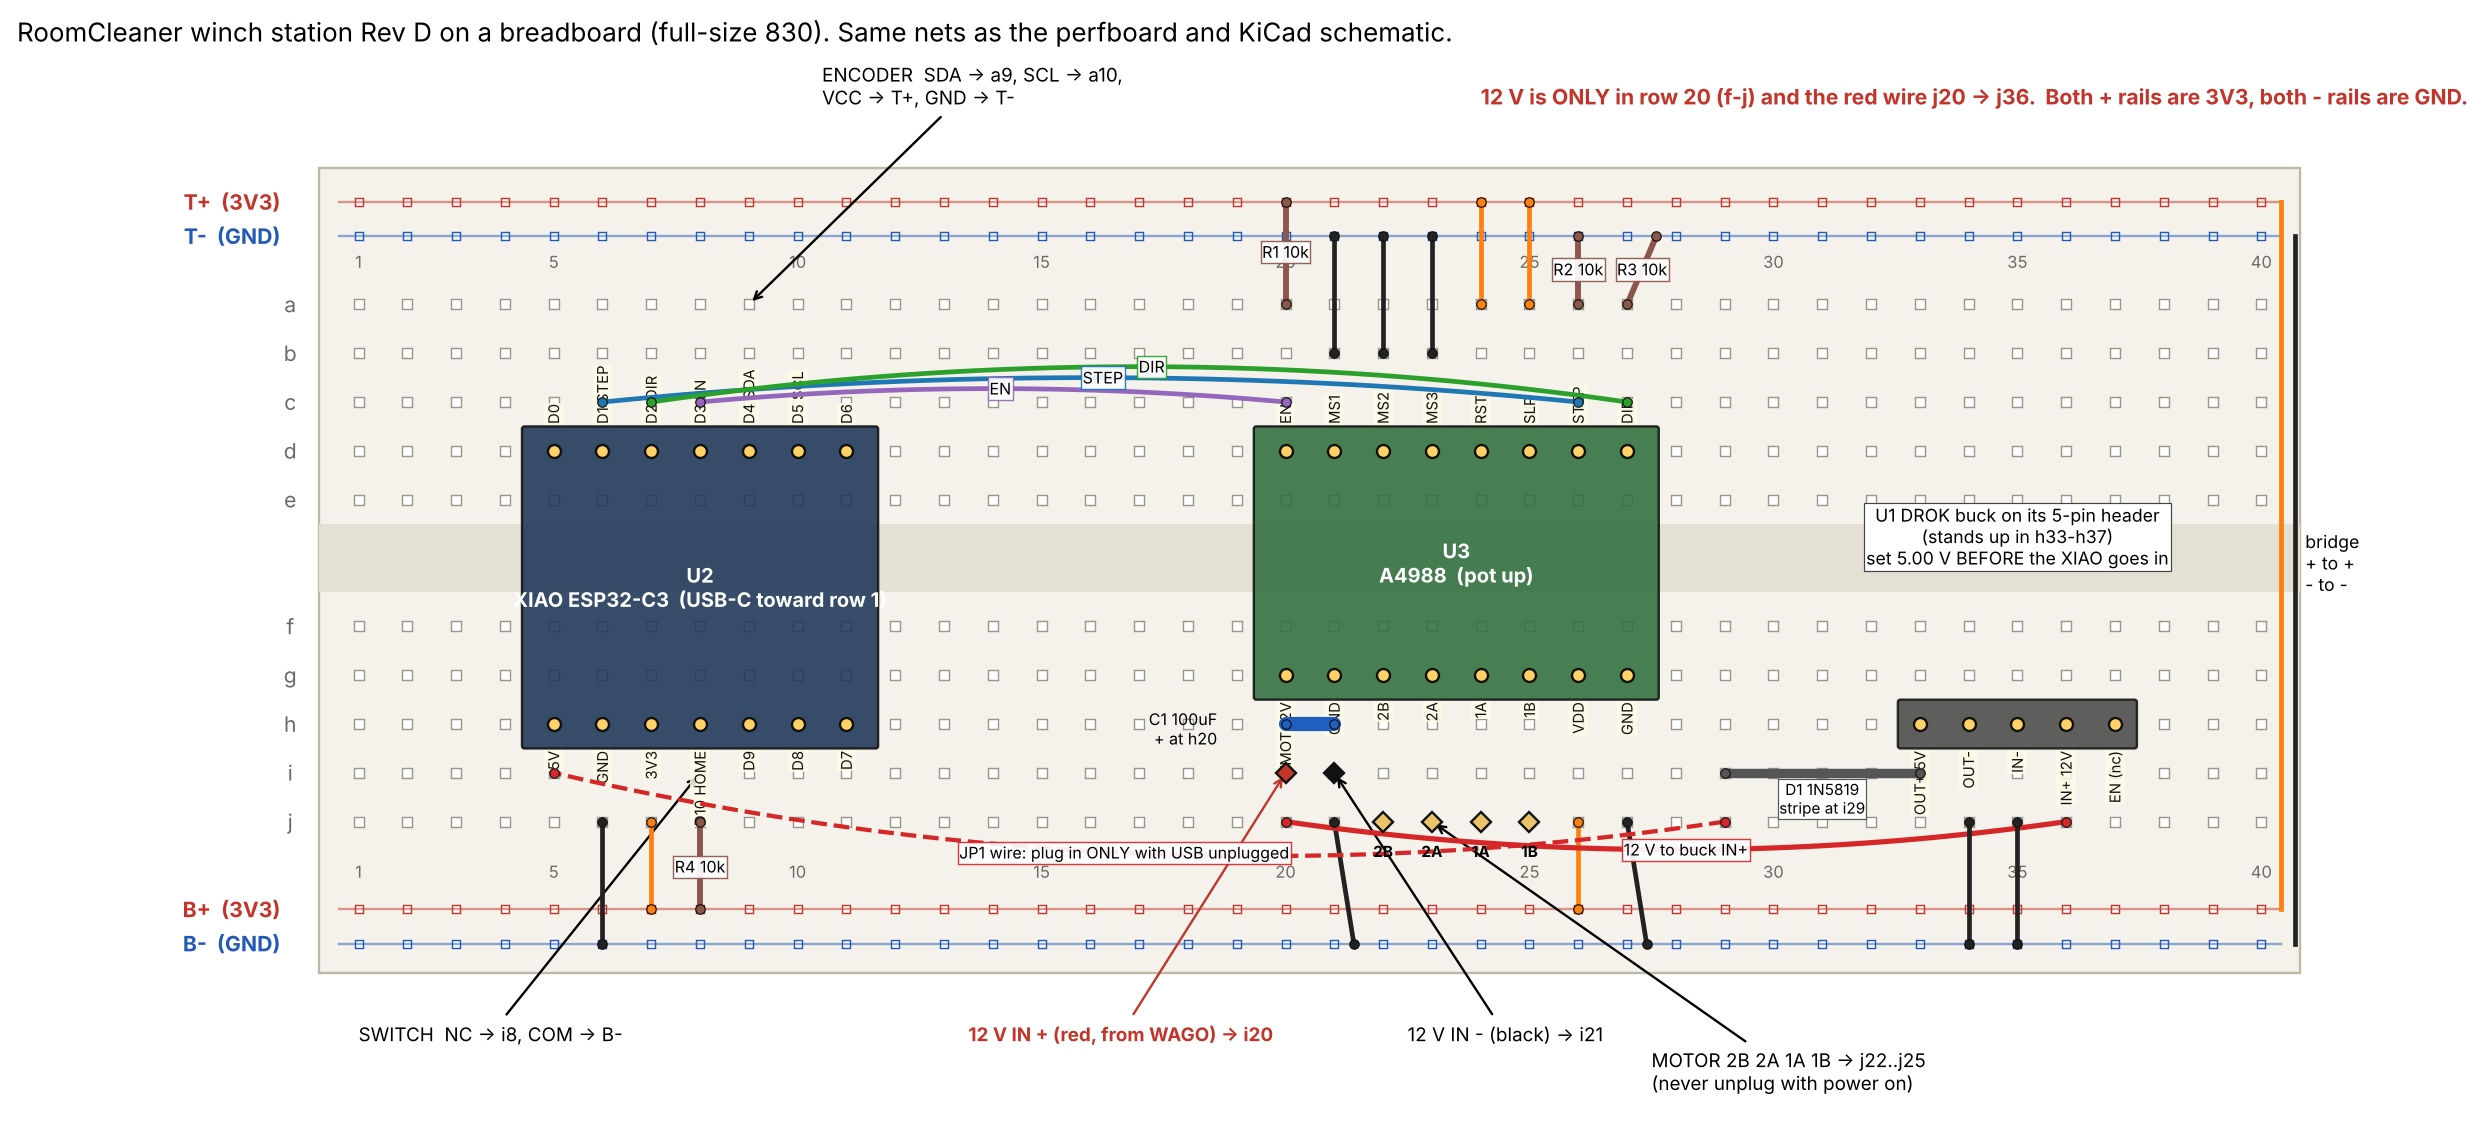

Source code (Python):
"""Rev D station on a solderless breadboard (full-size 830-point board), net-checked.

Same circuit as the perfboard (perfboard_layout.py) and the KiCad schematic (kicad/): the check at the bottom
builds the breadboard's connectivity (row strips a-e and f-j, the four rails, every part pin and jumper) and
compares it pin by pin with the perfboard's net list (kicad/perfboard_data.py). It prints PASS only if every
net matches and no two nets touch.

Board convention used in the drawing and the wiring list:
  rows 1..63 run left to right; columns a-e are the top half, f-j the bottom half (trench between e and f);
  T+ / T- are the two rails along the top edge (next to column a), B+ / B- along the bottom edge (next to j).
  Rails: BOTH + rails = 3V3, BOTH - rails = GND (bridged at row 63). 12 V is on NO rail: it lives only in
  row 20 (f-j, the A4988 VMOT row) and in the red jumper to the buck IN+ (row 36).

    python3 breadboard_layout.py      # writes breadboard_layout.png/.pdf, prints the net check
"""
import sys
from collections import defaultdict
from pathlib import Path

HERE = Path(__file__).resolve().parent
sys.path.insert(0, str(HERE / "kicad"))

TOP, BOT = "abcde", "fghij"
RAILS = ("T+", "T-", "B+", "B-")

# ---------------------------------------------------------------- placement: (ref, pin) -> hole
# pins numbered as in the KiCad schematic (kicad/perfboard_data.py): XIAO pads 1..7 = D0..D6, 8..11 = D7..D10,
# 12 3V3, 13 GND, 14 5V; Pololu A4988 1 GND, 2 VDD, 3 1B, 4 1A, 5 2A, 6 2B, 7 GND, 8 VMOT, 9 EN ... 16 DIR.
PLACE = {}
for i, pad in enumerate(["1", "2", "3", "4", "5", "6", "7"]):           # XIAO D0..D6 on column d, rows 5..11
    PLACE[("U2", pad)] = f"d{5 + i}"
for i, pad in enumerate(["14", "13", "12", "11", "10", "9", "8"]):     # 5V, GND, 3V3, D10, D9, D8, D7 on column h
    PLACE[("U2", pad)] = f"h{5 + i}"
for i, pin in enumerate(["9", "10", "11", "12", "13", "14", "15", "16"]):   # EN MS1 MS2 MS3 RST SLP STEP DIR (logic side)
    PLACE[("U3", pin)] = f"d{20 + i}"
for i, pin in enumerate(["8", "7", "6", "5", "4", "3", "2", "1"]):      # VMOT GND 2B 2A 1A 1B VDD GND (power side)
    PLACE[("U3", pin)] = f"g{20 + i}"
PLACE.update({
    ("U1", "1"): "h33", ("U1", "2"): "h34", ("U1", "3"): "h35", ("U1", "4"): "h36", ("U1", "5"): "h37",  # DROK OUT+ OUT- IN- IN+ EN
    ("D1", "2"): "i33", ("D1", "1"): "i29",              # 1N5819: anode in the buck OUT+ row, stripe (cathode) in row 29
    ("JP1", "1"): "j29", ("JP1", "2"): "i5",             # JP1 = a removable jumper wire j29 -> i5 (standalone only)
    ("C1", "1"): "h20", ("C1", "2"): "h21",              # 100 uF/50 V right at VMOT / GND
    ("R1", "2"): "a20", ("R1", "1"): "T+",               # EN pull-up to 3V3
    ("R2", "1"): "a26", ("R2", "2"): "T-",               # STEP pull-down
    ("R3", "1"): "a27", ("R3", "2"): "T-",               # DIR pull-down
    ("R4", "2"): "j8", ("R4", "1"): "B+",                # HOME pull-up to 3V3
    ("J1", "1"): "i20", ("J1", "2"): "i21",              # 12 V in (22 AWG leads from the WAGO), into the VMOT / GND rows
    ("J2", "1"): "j22", ("J2", "2"): "j23", ("J2", "3"): "j24", ("J2", "4"): "j25",   # motor 2B 2A 1A 1B (same order as the perfboard J2)
    ("J3", "1"): "i8", ("J3", "2"): "B-",                # switch NC to D10's row, COM to GND
    ("J5", "1"): "T+", ("J5", "2"): "T-", ("J5", "3"): "a9", ("J5", "4"): "a10",   # AS5600 VCC GND SDA SCL straight to the XIAO rows
})
# ---------------------------------------------------------------- jumper wires: (from, to, label, colour)
WIRES = [
    ("c6", "c26", "STEP", "#1f77b4"), ("c7", "c27", "DIR", "#2ca02c"), ("c8", "c20", "EN", "#9467bd"),
    ("b21", "T-", "MS1 GND", "#222222"), ("b22", "T-", "MS2 GND", "#222222"), ("b23", "T-", "MS3 GND", "#222222"),
    ("a24", "T+", "RST 3V3", "#ff7f0e"), ("a25", "T+", "SLP 3V3", "#ff7f0e"),
    ("j6", "B-", "XIAO GND", "#222222"), ("j7", "B+", "XIAO 3V3", "#ff7f0e"),
    ("j26", "B+", "VDD 3V3", "#ff7f0e"), ("j21", "B-", "motor GND", "#222222"), ("j27", "B-", "logic GND", "#222222"),
    ("j20", "j36", "12 V to buck IN+", "#d62728"),
    ("j34", "B-", "buck OUT-", "#222222"), ("j35", "B-", "buck IN-", "#222222"),
    ("T+", "B+", "3V3 rail bridge", "#ff7f0e"), ("T-", "B-", "GND rail bridge", "#222222"),
]
JP1_WIRE = ("j29", "i5")        # drawn dashed: plug in ONLY when running from 12 V with USB unplugged
BODIES = {                       # parts that cover holes: (label, col_from, col_to, row_from, row_to)
    "U2": ("XIAO ESP32-C3  (USB-C toward row 1)", "d", "h", 4.4, 11.6),
    "U3": ("A4988  (pot up)", "d", "g", 19.4, 27.6),
}


def strip_of(hole):
    if hole in RAILS:
        return hole
    col, row = hole[0], int(hole[1:])
    return f"{'top' if col in TOP else 'bot'}{row}"


def check():
    from perfboard_data import Perfboard
    pb = Perfboard()
    ref_nets = defaultdict(set)
    for key, net in pb.pin_net.items():
        if net is not None:
            ref_nets[net].add(key)
    missing = set(pb.pin_net) - set(PLACE)
    extra = set(PLACE) - set(pb.pin_net)
    assert not missing and not extra, f"placement incomplete: missing {sorted(missing)} extra {sorted(extra)}"
    # holes covered by a part body may not carry anything except that part's own pins
    cols = "abcdefghij"
    for ref, (_, c0, c1, r0, r1) in BODIES.items():
        own = {h for (rf, _), h in PLACE.items() if rf == ref}
        used = [h for (rf, _), h in PLACE.items() if rf != ref and h not in RAILS] + \
               [h for w in WIRES for h in w[:2] if h not in RAILS]
        for h in used:
            if h in own:
                continue
            if cols.index(c0) <= cols.index(h[0]) <= cols.index(c1) and r0 < int(h[1:]) < r1:
                raise SystemExit(f"hole {h} is under {ref}'s body")
    # one wire end per hole, one pin per hole
    holes = [h for h in PLACE.values() if h not in RAILS] + [h for w in WIRES for h in w[:2] if h not in RAILS]   # JP1's two ends are its PLACE pins
    dup = {h for h in holes if holes.count(h) > 1}
    assert not dup, f"two things in one hole: {sorted(dup)}"
    parent = {}

    def find(x):
        parent.setdefault(x, x)
        while parent[x] != x:
            parent[x] = parent[parent[x]]
            x = parent[x]
        return x

    for a, b, *_ in WIRES:
        parent[find(strip_of(a))] = find(strip_of(b))
    groups = defaultdict(set)
    for key, hole in PLACE.items():
        groups[find(strip_of(hole))].add(key)
    ok = True
    got = {}
    for g, keys in groups.items():
        nets = {pb.pin_net[k] for k in keys if pb.pin_net[k] is not None}
        ncs = [k for k in keys if pb.pin_net[k] is None]
        if len(nets) > 1 or (ncs and (nets or len(keys) > 1)):
            print(f"FAIL short: {sorted(keys)} -> nets {nets} no-connects {ncs}")
            ok = False
        for n in nets:
            got.setdefault(n, set()).update(keys)
    for net, keys in ref_nets.items():
        if got.get(net) != keys:
            print(f"FAIL net {net}: perfboard {sorted(keys)} breadboard {sorted(got.get(net, set()))}")
            ok = False
    # 12 V must never reach a rail
    if any(find(r) == find(strip_of(PLACE[("J1", "1")])) for r in RAILS):
        print("FAIL: 12 V reaches a rail"); ok = False
    print(f"{len(ref_nets)} nets, {sum(len(v) for v in ref_nets.values())} connected pins, "
          f"{sum(1 for v in pb.pin_net.values() if v is None)} no-connects, {len(WIRES)} jumpers + JP1")
    print("PASS" if ok else "FAIL")
    return ok


def draw():
    import matplotlib
    matplotlib.use("Agg")
    import matplotlib.pyplot as plt
    from matplotlib.patches import FancyBboxPatch, Rectangle

    cols = "abcdefghij"
    ypos = {c: 9.5 - i - (1.6 if c in BOT else 0) for i, c in enumerate(cols)}   # a at the top, trench gap
    rail_y = {"T+": 11.6, "T-": 10.9, "B+": -2.9, "B-": -3.6}
    RMAX = 40

    def xy(hole, row_hint=None):
        if hole in RAILS:
            return (row_hint, rail_y[hole])
        return (int(hole[1:]), ypos[hole[0]])

    fig, ax = plt.subplots(figsize=(19, 8.2))
    ax.add_patch(Rectangle((0.2, -4.2), RMAX + 0.6, 16.5, fc="#f4f2ea", ec="#bdb9a8"))
    ax.add_patch(Rectangle((0.2, 3.6), RMAX + 0.6, 1.4, fc="#e4e1d4", ec="none"))     # trench
    for r in range(1, RMAX + 1):
        for c in cols:
            ax.plot(r, ypos[c], "s", ms=4.2, mfc="#ffffff", mec="#9a978a", mew=0.6, zorder=1)
        if r % 5 == 0 or r == 1:
            ax.text(r, 10.25, str(r), ha="center", fontsize=7, color="#6b6a65")
            ax.text(r, -2.25, str(r), ha="center", fontsize=7, color="#6b6a65")
    for c in cols:
        ax.text(-0.4, ypos[c], c, ha="center", va="center", fontsize=9, color="#6b6a65")
    for rail, y in rail_y.items():
        col = "#c2352b" if "+" in rail else "#2459b8"
        ax.plot([0.6, RMAX + 0.4], [y, y], color=col, lw=1.0, alpha=.5)
        for r in range(1, RMAX + 1):
            ax.plot(r, y, "s", ms=3.6, mfc="#ffffff", mec=col, mew=0.6, zorder=1)
        ax.text(-0.6, y, f"{rail}  ({'3V3' if '+' in rail else 'GND'})", ha="right", va="center", fontsize=9, color=col, weight="bold")
    # part bodies
    for ref, (lab, c0, c1, r0, r1) in BODIES.items():
        y0, y1 = ypos[c1] - 0.45, ypos[c0] + 0.45
        ax.add_patch(FancyBboxPatch((r0, y0), r1 - r0, y1 - y0, boxstyle="round,pad=0.05", fc="#2f6f3e" if ref == "U3" else "#1d3557",
                                    ec="#111", alpha=.88, zorder=3))
        ax.text((r0 + r1) / 2, (y0 + y1) / 2, ref + "\n" + lab, ha="center", va="center", color="white", fontsize=8.5, weight="bold", zorder=4)
    names = {"U2": {"1": "D0", "2": "D1 STEP", "3": "D2 DIR", "4": "D3 EN", "5": "D4 SDA", "6": "D5 SCL", "7": "D6",
                    "8": "D7", "9": "D8", "10": "D9", "11": "D10 HOME", "12": "3V3", "13": "GND", "14": "5V"},
             "U3": {"9": "EN", "10": "MS1", "11": "MS2", "12": "MS3", "13": "RST", "14": "SLP", "15": "STEP", "16": "DIR",
                    "8": "VMOT 12V", "7": "GND", "6": "2B", "5": "2A", "4": "1A", "3": "1B", "2": "VDD", "1": "GND"},
             "U1": {"1": "OUT+ 5V", "2": "OUT-", "3": "IN-", "4": "IN+ 12V", "5": "EN (nc)"}}
    for (ref, pin), hole in PLACE.items():
        if ref in names and hole not in RAILS:
            x, y = xy(hole)
            ax.plot(x, y, "o", ms=5.5, mfc="#ffd166", mec="#111", zorder=5)
            off = 0.62 if hole[0] in "abcd" else -0.62
            ax.text(x, y + (0.55 if hole[0] == "d" else -0.55), names[ref][pin], rotation=90, ha="center",
                    va="bottom" if hole[0] == "d" else "top", fontsize=6.3, zorder=6,
                    color="#111", bbox=dict(fc="#fffbe8", ec="none", pad=0.4, alpha=.85))
    # buck body (stands upright on its header)
    ax.add_patch(FancyBboxPatch((32.6, ypos["h"] - 0.45), 4.8, 0.9, boxstyle="round,pad=0.05", fc="#444", ec="#111", alpha=.85, zorder=3))
    ax.text(35, ypos["e"] - 0.1, "U1 DROK buck on its 5-pin header\n(stands up in h33-h37)\nset 5.00 V BEFORE the XIAO goes in",
            ha="center", va="top", fontsize=7.5, zorder=6, bbox=dict(fc="white", ec="#444", lw=0.5, pad=0.8))
    # two-lead parts
    import numpy as np

    def lead(a, b, label, colr, lw=2.5, ls="-", row_a=None, row_b=None, z=7, bend=0.0):
        """A part lead or jumper from hole a to hole b; bend > 0 arcs it toward the top edge, < 0 toward the bottom,
        so a long jumper is never drawn lying on top of the holes it passes over."""
        xa, ya = xy(a, row_a); xb, yb = xy(b, row_b)
        t = np.linspace(0, 1, 40)
        cx, cy = (xa + xb) / 2, (ya + yb) / 2 + bend
        X = (1 - t) ** 2 * xa + 2 * (1 - t) * t * cx + t ** 2 * xb
        Y = (1 - t) ** 2 * ya + 2 * (1 - t) * t * cy + t ** 2 * yb
        ax.plot(X, Y, ls=ls, color=colr, lw=lw, solid_capstyle="round", zorder=z)
        ax.plot([xa, xb], [ya, yb], "o", ms=4.0, color=colr, mec="#111", mew=0.5, zorder=z + 1, ls="none")
        if label:
            ax.text(X[20], Y[20], label, fontsize=6.8, ha="center", va="center", zorder=z + 2,
                    bbox=dict(fc="white", ec=colr, lw=0.6, pad=0.6, alpha=.92))
    lead("a20", "T+", "R1 10k", "#8c564b", row_b=20)
    lead("a26", "T-", "R2 10k", "#8c564b", row_b=26)
    lead("a27", "T-", "R3 10k", "#8c564b", row_b=27.6)
    lead("j8", "B+", "R4 10k", "#8c564b", row_b=8)
    lead("i33", "i29", "", "#555555", lw=4)
    ax.text(31, ypos["i"] - 0.15, "D1 1N5819\nstripe at i29", fontsize=6.5, ha="center", va="top", zorder=9,
            bbox=dict(fc="white", ec="#555", lw=0.5, pad=0.5))
    lead("h20", "h21", "", "#1f5fbf", lw=6)
    ax.text(18.6, ypos["h"] - 0.1, "C1 100uF\n+ at h20", fontsize=6.8, ha="right", va="center", zorder=9)
    # wires
    rail_row = {"b21": 21, "b22": 22, "b23": 23, "a24": 24, "a25": 25, "j6": 6, "j7": 7, "j26": 26, "j21": 21.4, "j27": 27.4,
                "j34": 34, "j35": 35}
    bends = {("c8", "c20"): 0.55, ("c6", "c26"): 1.0, ("c7", "c27"): 1.45, ("j20", "j36"): -1.15}
    for a, b, lab, colr in WIRES:
        if a in RAILS and b in RAILS:
            continue
        lead(a, b, lab if a[0] == "c" or "12 V" in lab else "", colr, lw=2.2 if "12 V" in lab else 2.0,
             row_b=rail_row.get(a), bend=bends.get((a, b), 0.0))
    # rail bridges at row 40 (drawing) = the board's far end
    ax.plot([RMAX + 0.4, RMAX + 0.4], [rail_y["T+"], rail_y["B+"]], color="#ff7f0e", lw=2)
    ax.plot([RMAX + 0.7, RMAX + 0.7], [rail_y["T-"], rail_y["B-"]], color="#222222", lw=2)
    ax.text(RMAX + 0.9, 4.2, "bridge\n+ to +\n- to -", fontsize=7.5, va="center")
    lead("j29", "i5", "JP1 wire: plug in ONLY with USB unplugged", "#d62728", lw=1.8, ls="--", bend=-2.3)
    for h, t in (("j22", "2B"), ("j23", "2A"), ("j24", "1A"), ("j25", "1B")):
        x, y = xy(h); ax.plot(x, y, "D", ms=6, mfc="#e9c46a", mec="#111", zorder=9)
        ax.text(x, y - 0.42, t, fontsize=6.5, ha="center", va="top", zorder=9, weight="bold")
    for h, t, c in (("i20", "+12 in", "#c2352b"), ("i21", "GND in", "#111")):
        x, y = xy(h); ax.plot(x, y, "D", ms=6, mfc=c, mec="#111", zorder=9)
    # off-board connections
    ax.annotate("12 V IN + (red, from WAGO) -> i20", xy=xy("i20"), xytext=(13.5, -5.6), fontsize=8, color="#c2352b",
                arrowprops=dict(arrowstyle="->", color="#c2352b"), weight="bold")
    ax.annotate("12 V IN - (black) -> i21", xy=xy("i21"), xytext=(22.5, -5.6), fontsize=8, arrowprops=dict(arrowstyle="->"))
    ax.annotate("MOTOR 2B 2A 1A 1B -> j22..j25\n(never unplug with power on)", xy=xy("j23"), xytext=(27.5, -6.6), fontsize=8,
                arrowprops=dict(arrowstyle="->"))
    ax.annotate("ENCODER  SDA -> a9, SCL -> a10,\nVCC -> T+, GND -> T-", xy=xy("a9"), xytext=(10.5, 13.6), fontsize=8,
                arrowprops=dict(arrowstyle="->"))
    ax.annotate("SWITCH  NC -> i8, COM -> B-", xy=xy("i8"), xytext=(1.0, -5.6), fontsize=8, arrowprops=dict(arrowstyle="->"))
    ax.text(24, 13.6, "12 V is ONLY in row 20 (f-j) and the red wire j20 -> j36.  Both + rails are 3V3, both - rails are GND.",
            fontsize=9, color="#c2352b", weight="bold")
    ax.set_xlim(-6, RMAX + 3.5); ax.set_ylim(-7.4, 14.6); ax.set_aspect("equal"); ax.axis("off")
    ax.set_title("RoomCleaner winch station Rev D on a breadboard (full-size 830). Same nets as the perfboard and KiCad schematic.",
                 fontsize=11, loc="left")
    for ext in ("png", "pdf"):
        fig.savefig(HERE / f"breadboard_layout.{ext}", dpi=170, bbox_inches="tight")


if __name__ == "__main__":
    ok = check()
    draw()
    sys.exit(0 if ok else 1)
